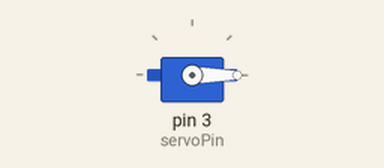
Recording of a sketch running on a simulated Arduino Uno, built with avr-gcc and run on an emulated ATmega328P. On the bench: servo.

Above: at 0.05 s.
Timing chart, 0 to 3.0 s (numbered marks = the images above):
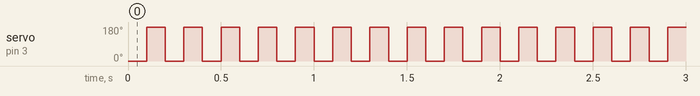

The sketch:

OneServoMotor.ino
```cpp
#include <Servo.h>
int servoPin = 3;

Servo Servo1;
void setup() {
   Servo1.attach(servoPin);


}

void loop(){
   Servo1.write(0);
   delay(100);
   Servo1.write(180);

   delay(100);
   Servo1.write(90);


}
```

Measured:
- by itself, servo on pin 3 (servoPin): alternates 180° for 0.10 s and 0° for 0.10 s
